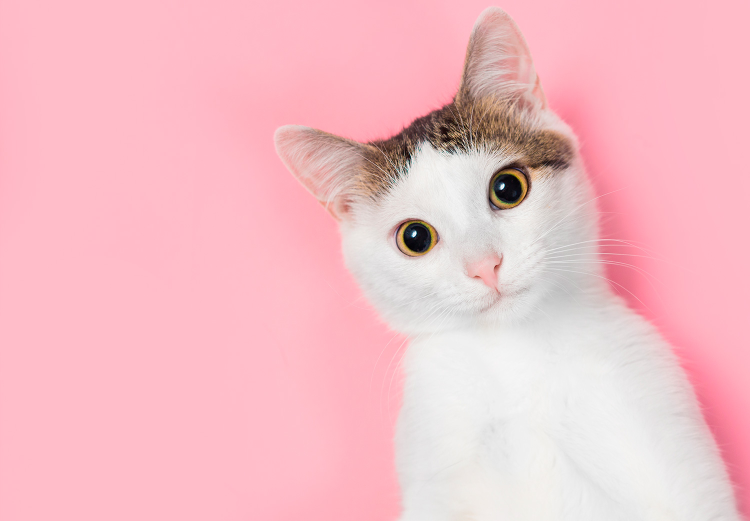
#> input picture gatooo.png, 1500 x 1042 px, found by its file name (shown at 1/2 size)
$ python copypaste.py
#> lines starting #> are read from the running program, lines starting #| are printed output that depends on the picture
from PIL import Image

catIm = Image.open('gatooo.png')
#> catIm is the input picture: PIL image 1500x1042 RGB; mean R, G, B 242.9, 190.2, 198.2
catCopy = catIm.copy()

faceIm = catIm.crop((200,200,400,400))
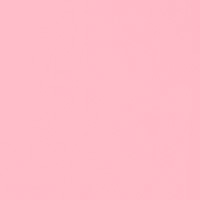
#> faceIm: PIL image 200x200 RGB; mean R, G, B 254.9, 188.4, 200.7
catCopy.paste(faceIm,(0,0))
catCopy.paste(faceIm,(400,500))
catCopy.save('pasted.png')
print(faceIm.size)
#| (200, 200)
